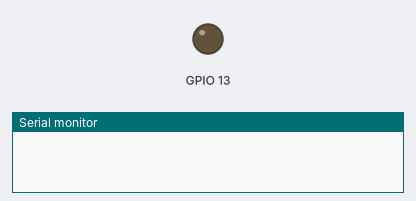
Recording of a sketch running on a simulated ESP32. On the bench: output pins drawn as LEDs (lit = HIGH), the last lines printed to the serial monitor.

Above: at 1.5 s.
At 6.15 s:
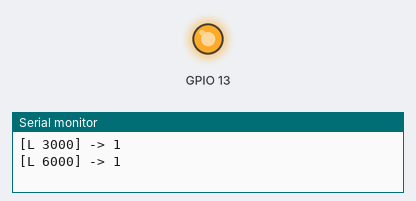
Timing chart, 0 to 6.9 s (numbered marks = the images above):
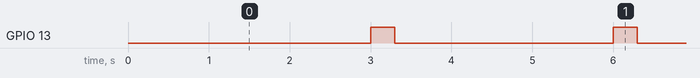

Measured:
- by itself, GPIO 13: alternates HIGH for 0.30 s and LOW for 2.7 s

The sketch:

tema5.2A.ino
```cpp
TaskHandle_t handle_led;

void setup() {
  Serial.begin(115200);
  pinMode(13, OUTPUT);
  xTaskCreate(task_led, "LED1", 2000, NULL, 0, &handle_led);
}

void loop() {
  delay(3000);
  xTaskNotifyGive(handle_led);
}

void task_led(void * pvParameters) {
  unsigned long notify_msg;

  while (true) {
    notify_msg = ulTaskNotifyTake(pdTRUE, portMAX_DELAY);
    if (notify_msg != NULL ) {
      Serial.printf("[L %d] -> %d\n", millis(), notify_msg);
      digitalWrite(13, HIGH);
      delay(300);
      digitalWrite(13, LOW);
      delay(300);
    }
  }
  vTaskDelete(NULL);
}
```
